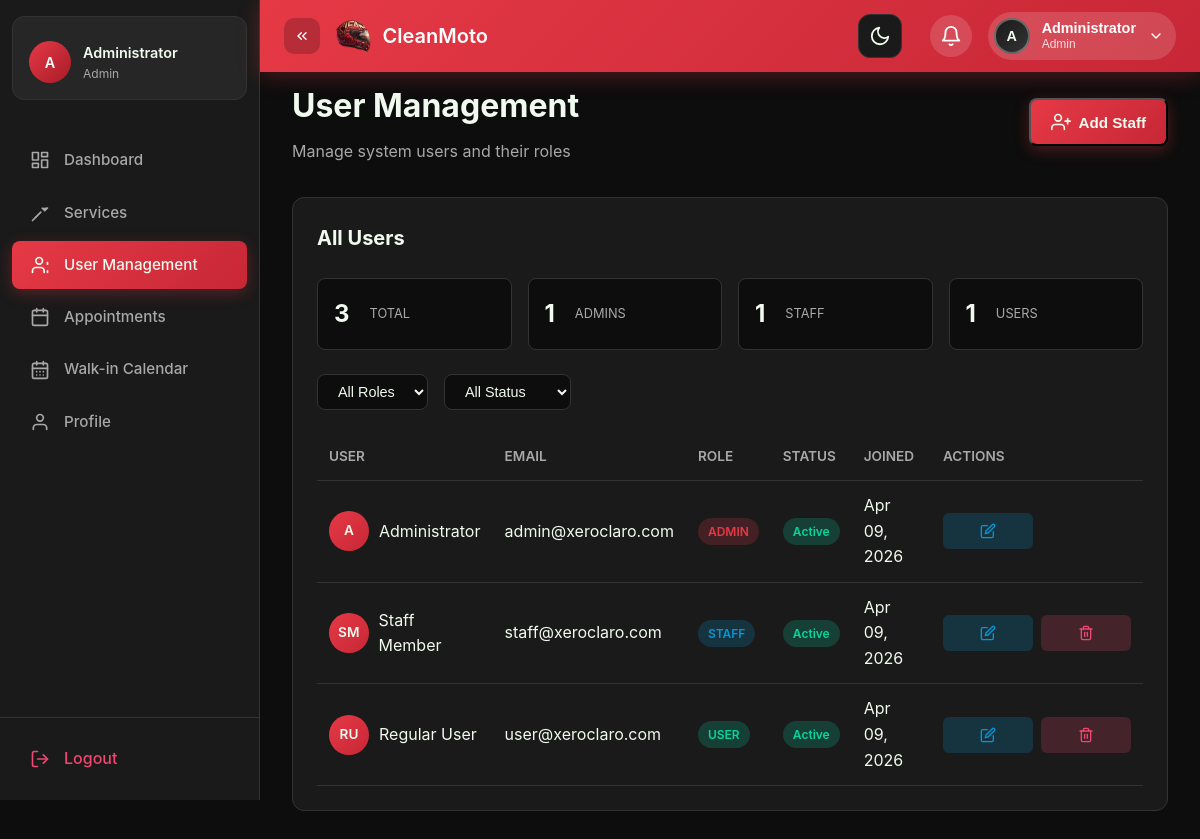
Screenshot of /admin/pages/user-management.php (signed in) with the database file from the repository.
### tables this page shows
CREATE TABLE IF NOT EXISTS users (
    id INT AUTO_INCREMENT PRIMARY KEY,
    name VARCHAR(100) NOT NULL,
    email VARCHAR(255) NOT NULL UNIQUE,
    password VARCHAR(255) NOT NULL,
    role ENUM('admin', 'staff', 'user') DEFAULT 'user',
    status ENUM('active', 'inactive', 'suspended') DEFAULT 'active',
    avatar VARCHAR(255) DEFAULT NULL,
    created_at TIMESTAMP DEFAULT CURRENT_TIMESTAMP,
    updated_at TIMESTAMP DEFAULT CURRENT_TIMESTAMP ON UPDATE CURRENT_TIMESTAMP,
    last_login TIMESTAMP NULL,
    INDEX idx_email (email),
    INDEX idx_role (role),
    INDEX idx_status (status)
);

### admin/pages/user-management.php (the view, shortened to what this page needs)
<?php
$db = Database::getInstance()->getConnection();
$query = "SELECT * FROM users WHERE 1=1";
$params = [];
$query .= " ORDER BY created_at DESC";
$stmt = $db->prepare($query);
$stmt->execute($params);
$users = $stmt->fetchAll();
$roleCounts = $db->query("SELECT role, COUNT(*) as count FROM users GROUP BY role")->fetchAll(PDO::FETCH_KEY_PAIR);
?>
<!DOCTYPE html>
<html lang="en">
<head>
    <link rel="stylesheet" href="../../assets/css/style.css">
</head>
<body>
    <div class="dashboard-layout">
        <?php include '../includes/sidebar.php'; ?>
        <?php include '../includes/header.php'; ?>
        <main class="main-content">
            <div class="dashboard-header">
                <div>
                    <h1>User Management</h1>
                    <p>Manage system users and their roles</p>
                </div>
                <button type="button" class="btn-add-staff" onclick="openCreateModal()">
                    Add Staff
                </button>
            </div>
            <div class="users-container">
                <div class="table-card">
                    <h2>All Users</h2>
                    <div class="stats-cards">
                        <div class="stat-card">
                            <div class="stat-value"><?php echo array_sum($roleCounts); ?></div>
                            <div class="stat-label">Total</div>
                        </div>
                        <div class="stat-card">
                            <div class="stat-value"><?php echo $roleCounts['admin'] ?? 0; ?></div>
                            <div class="stat-label">Admins</div>
                        </div>
                        <div class="stat-card">
                            <div class="stat-value"><?php echo $roleCounts['staff'] ?? 0; ?></div>
                            <div class="stat-label">Staff</div>
                        </div>
                        <div class="stat-card">
                            <div class="stat-value"><?php echo $roleCounts['user'] ?? 0; ?></div>
                            <div class="stat-label">Users</div>
                        </div>
                    </div>
                    <form method="GET" class="filter-bar">
                        <select name="role" onchange="this.form.submit()">
                            <option value="">All Roles</option>
                        </select>
                        <select name="status" onchange="this.form.submit()">
                            <option value="">All Status</option>
                        </select>
                    </form>
                    <?php if (empty($users)): ?>
                        <div class="empty-state">
                            <svg xmlns="http://www.w3.org/2000/svg" width="64" height="64" viewBox="0 0 24 24" fill="none" stroke="currentColor" stroke-width="1" stroke-linecap="round" stroke-linejoin="round">
                                <path d="M17 21v-2a4 4 0 0 0-4-4H5a4 4 0 0 0-4 4v2"></path>
                                <circle cx="9" cy="7" r="4"></circle>
                                <path d="M23 21v-2a4 4 0 0 0-3-3.87"></path>
                                <path d="M16 3.13a4 4 0 0 1 0 7.75"></path>
                            </svg>
                            <p>No users found.</p>
                        </div>
                    <?php else: ?>
                        <div class="table-responsive">
                            <table class="users-table" id="usersTable">
                                <thead>
                                    <tr>
                                        <th>User</th>
                                        <th>Email</th>
                                        <th>Role</th>
                                        <th>Status</th>
                                        <th>Joined</th>
                                        <th>Actions</th>
                                    </tr>
                                </thead>
                                <tbody id="usersTableBody">
                                    <?php foreach ($users as $user):
                                        $initials = '';
                                        $nameParts = explode(' ', $user['name']);
                                        foreach ($nameParts as $part) {
                                            $initials .= strtoupper(substr($part, 0, 1));
                                        }
                                        $initials = substr($initials, 0, 2);
                                    ?>
                                        <tr data-id="<?php echo $user['id']; ?>">
                                            <td>
                                                <div style="display: flex; align-items: center; gap: 10px;">
                                                    <div class="user-avatar"><?php echo $initials; ?></div>
                                                    <span class="user-name"><?php echo htmlspecialchars($user['name']); ?></span>
                                                </div>
                                            </td>
                                            <td class="user-email"><?php echo htmlspecialchars($user['email']); ?></td>
                                            <td>
                                                <span class="role-badge role-<?php echo $user['role']; ?>">
                                                    <?php echo ucfirst($user['role']); ?>
                                                </span>
                                            </td>
                                            <td>
                                                <span class="status-badge status-<?php echo $user['status']; ?>">
                                                    <?php echo ucfirst($user['status']); ?>
                                                </span>
                                            </td>
                                            <td><?php echo date('M d, Y', strtotime($user['created_at'])); ?></td>
                                            <td>
                                                <div class="action-btns">
                                                    <button type="button" class="btn-edit" onclick="editUser(<?php echo $user['id']; ?>)">
                                                    </button>
                                                    <?php if ($user['id'] != $_SESSION['user_id']): ?>
                                                    <button type="button" class="btn-delete" onclick="deleteUser(<?php echo $user['id']; ?>)">
                                                    </button>
                                                    <?php endif; ?>
                                                </div>
                                            </td>
                                        </tr>
                                    <?php endforeach; ?>
                                </tbody>
                            </table>
                        </div>
                    <?php endif; ?>
                </div>
            </div>
        </main>
    </div>
</body>
</html>

### rows the page displays
users: initials "A", name "Administrator", email "admin@xeroclaro.com", role "ADMIN", status "Active", created_at "Apr 09, 2026"
users: initials "SM", name "Staff Member", email "staff@xeroclaro.com", role "STAFF", status "Active", created_at "Apr 09, 2026"
users: initials "RU", name "Regular User", email "user@xeroclaro.com", role "USER", status "Active", created_at "Apr 09, 2026"

### other values shown
$sidebarInitials "A"
$sidebarUserName "Administrator"
$sidebarUserRole "Admin"
$link['label'] "Dashboard"
$link['label'] "Services"
$link['label'] "User Management"
$link['label'] "Appointments"
$link['label'] "Walk-in Calendar"
$link['label'] "Profile"
APP_NAME "CleanMoto"
$initials "A"
$userName "Administrator"
$userRole "Admin"
array_sum($roleCounts) "3"
$roleCounts['admin'] "1"
